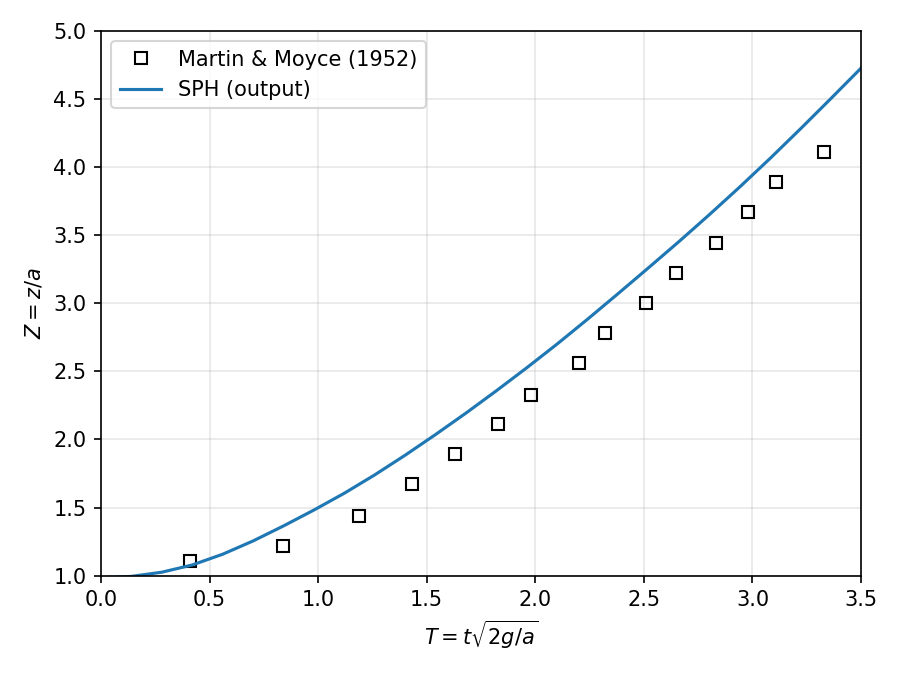

Write the Python code that produced this figure.
#!/usr/bin/env python3
"""演習1: ダムブレイクの先端位置を Martin & Moyce (1952) の実験と比較する。

使い方:
    python3 compare.py                 # output/ の結果を比較
    python3 compare.py output run_dp2.5mm/output   # 複数の結果を重ねる (解像度の比較など)
出力: compare.png (図), front.csv (先端位置の時刻歴)
必要なもの: Python3, numpy, matplotlib
"""
import glob
import os
import sys

import matplotlib
matplotlib.use("Agg")
import matplotlib.pyplot as plt  # noqa: E402
import numpy as np  # noqa: E402

A = 0.1      # 水柱の初期幅 a [m] (box.boid と同じ)
G = 9.81

# Martin & Moyce (1952), n^2 = 2 の先端位置 (粒子法の論文で広く使われている値)
#   T = t sqrt(2g/a),  Z = z/a
EXP_T = [0.41, 0.84, 1.19, 1.43, 1.63, 1.83, 1.98, 2.20, 2.32, 2.51, 2.65, 2.83, 2.98, 3.11, 3.33]
EXP_Z = [1.11, 1.22, 1.44, 1.67, 1.89, 2.11, 2.33, 2.56, 2.78, 3.00, 3.22, 3.44, 3.67, 3.89, 4.11]


def read_front(outdir):
    """prof ファイル (1 行 = type x y z u v w ...) から、流体 (type 0,1) の最も右の x を取り出す。"""
    t, xf = [], []
    for f in sorted(glob.glob(os.path.join(outdir, "*.prof"))):
        with open(f) as fp:
            time = float(fp.readline())
            fp.readline()
            a = np.loadtxt(fp, ndmin=2)
        fl = a[:, 0] <= 1
        t.append(time)
        xf.append(a[fl, 1].max())
    o = np.argsort(t)                 # ファイル名はステップ番号なので時刻で並べ直す
    return np.array(t)[o], np.array(xf)[o]


def main():
    dirs = sys.argv[1:] or ["output"]
    fig, ax = plt.subplots(figsize=(6, 4.5))
    ax.plot(EXP_T, EXP_Z, "ks", mfc="none", label="Martin & Moyce (1952)")
    print(f"{'結果':30s} {'RMS誤差 (Z)':>12s}")
    for d in dirs:
        t, xf = read_front(d)
        T = t * np.sqrt(2 * G / A)
        Z = xf / A
        ax.plot(T, Z, "-", label=f"SPH ({d})")
        sel = np.array(EXP_T) <= T.max()
        rms = np.sqrt(np.mean((np.interp(np.array(EXP_T)[sel], T, Z) - np.array(EXP_Z)[sel]) ** 2))
        print(f"{d:30s} {rms:12.3f}")
        np.savetxt("front.csv" if len(dirs) == 1 else f"front_{d.replace('/', '_')}.csv",
                   np.column_stack([t, xf, T, Z]), delimiter=",",
                   header="t[s],x_front[m],T,Z", comments="")
    ax.set_xlim(0, 3.5)
    ax.set_ylim(1, 5)
    ax.set_xlabel(r"$T = t\sqrt{2g/a}$")
    ax.set_ylabel(r"$Z = z/a$")
    ax.grid(alpha=0.3)
    ax.legend()
    fig.tight_layout()
    fig.savefig("compare.png", dpi=150)
    print("-> compare.png")


if __name__ == "__main__":
    main()
